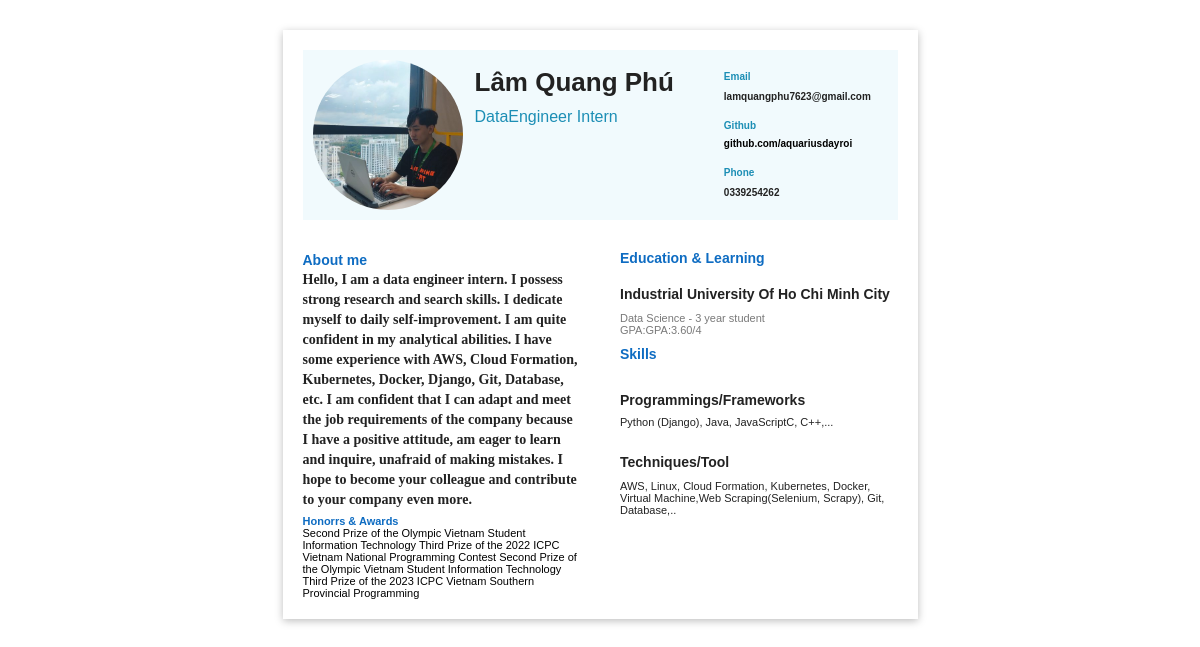
Screenshot of /cvs/43/ with the database file from the repository.
### gendercv/models.py (models this page shows, shortened)
class CV(models.Model):
    name = models.CharField(max_length=100)
    role = models.CharField(max_length=100)
    title = models.TextField()
    honorrs = models.TextField()
    email = models.EmailField()
    github = models.URLField()
    phone = models.CharField(max_length=15)
    school = models.CharField(max_length=100)
    specialized = models.CharField(max_length=100)
    gpa = models.CharField(max_length=10)
    code = models.TextField()
    tech = models.TextField()
    image = models.ImageField(upload_to='cv_images/')  # Thêm trường để lưu trữ hình ảnh
    otp = models.IntegerField(default = 0)

### gendercv/views.py (the view)
# urls.py: path('cvs/<int:cv_id>/', views.cv_detail, name='cv-detail'),
def cv_detail(request, cv_id):
    cv = get_object_or_404(CV, pk=cv_id)
    if cv.otp == 1:
        return render(request, 'gendercv/cv1.html',  {
            "data_cv": cv,
           }
        )
    else:
        return render(request, 'gendercv/cv2.html',  {"data_cv":cv})

### gendercv/templates/gendercv/cv2.html (shortened to what this page needs)
{% extends "index.html" %} {% load static %} {% block css-file %} <link
rel="stylesheet" href={%static "gendercv/css/stylecv2.css"%} /> {% endblock %}
{% block content %}
<div class="div">
  <div class="div-2">
    <div class="div-3">
      <div class="column">
        <div class="div-4">
          <div class="div-5">
            <img src= {{data_cv.image.url}} class="img"/>
            <div class="div-6">
              <div class="div-7">{{data_cv.name}}</div>
              <div class="div-8">{{data_cv.role}}</div>
            </div>
          </div>
        </div>
      </div>
      <div class="column-2">
        <div class="div-10">
          <div class="div-11">Email</div>
          <div class="div-12">{{data_cv.email}}</div>
          <div class="div-13">Github</div>
          <div class="div-14">{{data_cv.github}}</div>
          <div class="div-15">Phone</div>
          <div class="div-16">{{data_cv.phone}}</div>
        </div>
      </div>
    </div>
  </div>
  <div class="div-17">
    <div class="div-18">
      <div class="column-3">
        <div class="div-19">
          <div class="header-text">About me</div>
          {{data_cv.title}}
        </div>
        <div class="div-35">
          <div class="header-text">Honorrs & Awards</div>
          {{data_cv.honorrs}}
        </div>
      </div>
        <div class="column-4">
          <div class="div-27">
            <div class="header-text">Education & Learning</div>
            <div class="div-29">
              {{data_cv.school}}
              <br />
            </div>
            <div class="div-30">
              {{data_cv.specialized}}
              <br />
              GPA:{{data_cv.gpa}}
            </div>
            <div class="header-text">Skills</div>
            <div class="div-32">Programmings/Frameworks</div>
            <div class="div-33">
              {{data_cv.code}}
            </div>
            <div class="div-34">Techniques/Tool</div>
            <div class="div-35">
              {{data_cv.tech}}
            </div>
          </div>
        </div>
      </div>
    </div>
  </div>
  {% endblock %}

### gendercv/static/gendercv/css/stylecv2.css (style rules this page uses)
.div { background-color: #fff; display: flex; max-width: 595px; padding: 20px; flex-direction: column; margin: 30px auto; box-shadow: 0px 2px 8px rgba(0, 0, 0, 0.26); }
.div-2 { background-color: rgba(228, 246, 251, 0.5); width: 100%; }
.div-3 { gap: 20px; display: flex; }
.column { display: flex; flex-direction: column; line-height: normal; width: 66%; margin: 10px; }
.div-4 { display: flex; flex-grow: 1; flex-direction: column; }
.div-5 { display: flex; justify-content: space-between; gap: 12px; }
.img { aspect-ratio: 1.02; object-fit: auto; object-position: center; border-radius: 50%; width: 150px; height: 150px; object-fit: cover; }
.div-6 { align-self: start; display: flex; margin-top: 5px; flex-grow: 1; flex-basis: 0%; flex-direction: column; }
.div-7 { color: #222; white-space: nowrap; font: 600 26px/131% Poppins, sans-serif; }
.div-8 { color: #1c8eb5; margin-top: 6px; font: 500 16px/150% Poppins, sans-serif; }
.column-2 { display: flex; flex-direction: column; line-height: normal; width: 34%; margin-left: 20px; }
.div-10 { display: flex; flex-direction: column; align-self: stretch; font-size: 10px; color: #1c8eb5; font-weight: bold; white-space: nowrap; line-height: 140%; margin: auto 0; }
.div-11 { font-family: Poppins, sans-serif; }
.div-12 { color: #222; font-family: Poppins, sans-serif; font-weight: bold; margin-top: 6px; }
.div-13 { font-family: Poppins, sans-serif; margin-top: 15px; }
.div-14 { color: #000; font-family: Poppins, sans-serif; font-weight: bold; margin-top: 4px; }
.div-15 { font-family: Poppins, sans-serif; margin-top: 15px; }
.div-16 { color: #222; font-family: Poppins, sans-serif; font-weight: bold; margin-top: 6px; }
.div-17 { align-self: center; margin-top: 30px; width: 100%; }
.div-18 { gap: 20px; display: flex; }
.column-3 { display: flex; flex-direction: column; line-height: normal; width: 50%; margin-left: 0px; }
.div-19 { display: flex; flex-direction: column; font-size: 14px; color: #222; font-weight: bold; line-height: 143%; }
.header-text { color: #0e6cc2; font-family: Poppins, sans-serif; font-weight: bold; }
.column-4 { display: flex; flex-direction: column; line-height: normal; width: 50%; margin-left: 20px; }
.div-27 { display: flex; flex-grow: 1; flex-direction: column; font-size: 14px; color: #222; font-weight: bold; line-height: 16px; }
.div-29 { font-family: Poppins, sans-serif; font-weight: bold; line-height: 20px; margin-top: 18px; }
.div-30 { color: #797979; margin-top: 8px; margin-bottom: 10px; font: 11px Prata, sans-serif; }
.div-32 { font-family: Poppins, sans-serif; font-weight: bold; line-height: 167%; margin-top: 27px; }
.div-33 { margin-top: 4px; font: 11px Prata, sans-serif; }
.div-34 { font-family: Poppins, sans-serif; font-weight: bold; line-height: 167%; margin-top: 23px; }
.div-35 { margin-top: 5px; font: 11px Prata, sans-serif; }

### rows the page displays
CV: image (picture), name "Lâm Quang Phú", role "DataEngineer Intern", email "lamquangphu7623@gmail.com", github "github.com/aquariusdayroi", phone "0339254262", title "Hello, I am a data engineer intern. I possess strong research and search skills. I dedicate myself to daily self-improvement. I am quite confident in my analytical abilities. I have some experience with AWS, Cloud Formation, Kubernetes, Docker, Django, Git, Database, etc. I am confident that I can adapt and meet the job requirements of the company because I have a positive attitude, am eager to learn and inquire, unafraid of making mistakes. I hope to become your colleague and contribute to your company even more.", honorrs "Second Prize of the Olympic Vietnam Student Information Technology Third Prize of the 2022 ICPC Vietnam National Programming Contest Second Prize of the Olympic Vietnam Student Information Technology Third Prize of the 2023 ICPC Vietnam Southern Provincial Programming", school "Industrial University Of Ho Chi Minh City", specialized "Data Science - 3 year student", gpa "GPA:3.60/4", code "Python (Django), Java, JavaScriptC, C++,...", tech "AWS, Linux, Cloud Formation, Kubernetes, Docker, Virtual Machine,Web Scraping(Selenium, Scrapy), Git, Database,.."
